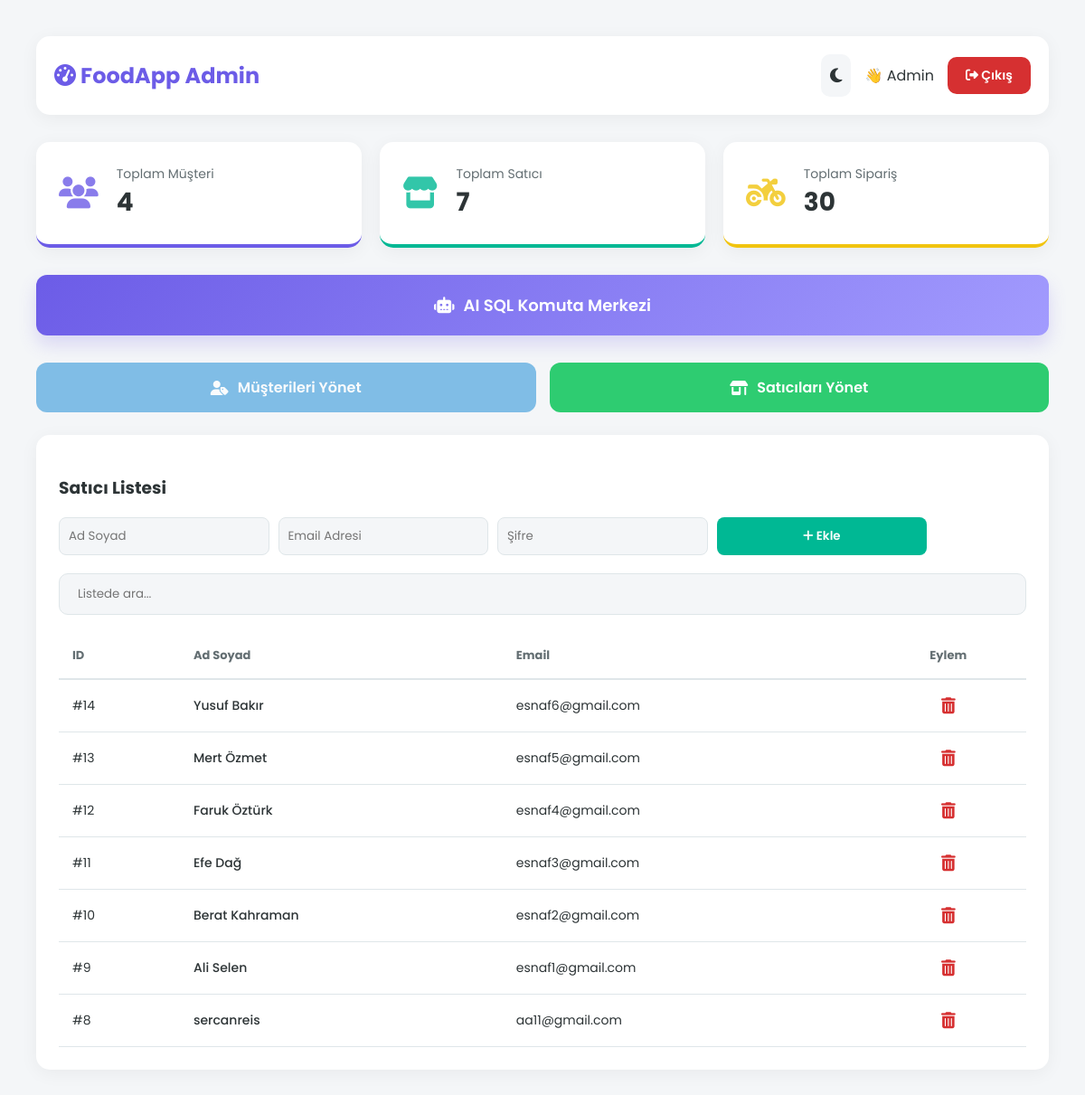
The page /admin/dashboard.php?tab=sellers (signed in) on the database its author committed.
### tables this page shows
CREATE TABLE `users` (
  `id` int(11) NOT NULL,
  `fullname` varchar(100) NOT NULL,
  `email` varchar(100) NOT NULL,
  `password` varchar(255) NOT NULL,
  `role` enum('admin','seller','customer') NOT NULL,
  `created_at` timestamp NOT NULL DEFAULT current_timestamp(),
  `profile_image` varchar(255) DEFAULT NULL
);

### admin/dashboard.php (the view, shortened to what this page needs)
<?php
include "../db.php";
$tab = $_GET['tab'] ?? 'customers';
$customer_count = mysqli_fetch_row(mysqli_query($conn, "SELECT COUNT(*) FROM users WHERE role='customer'"))[0];
$seller_count = mysqli_fetch_row(mysqli_query($conn, "SELECT COUNT(*) FROM users WHERE role='seller'"))[0];
$order_count = 0;
if (mysqli_query($conn, "SHOW TABLES LIKE 'orders'")->num_rows) {
    $order_count = mysqli_fetch_row(mysqli_query($conn, "SELECT COUNT(*) FROM orders"))[0];
}
$customers = mysqli_query($conn, "SELECT * FROM users WHERE role='customer' ORDER BY id DESC");
$sellers   = mysqli_query($conn, "SELECT * FROM users WHERE role='seller' ORDER BY id DESC");
?>
<!DOCTYPE html>
<html lang="tr">
<head>
    <link rel="stylesheet" href="https://cdnjs.cloudflare.com/ajax/libs/font-awesome/6.5.1/css/all.min.css">
</head>
<body class="<?= $_COOKIE['theme'] === 'dark' ? 'dark-mode' : '' ?>">
<div class="container">
    <div class="topbar">
        <div class="topbar-title"><i class="fa-solid fa-gauge-high"></i> FoodApp Admin</div>
        <div class="header-actions">
            <button class="theme-btn" onclick="toggleTheme()">
                <i class="fa-solid <?= $_COOKIE['theme'] === 'dark' ? 'fa-sun' : 'fa-moon' ?>"></i>
            </button>
            <span>👋 <?= htmlspecialchars($_SESSION['fullname'] ?? 'Admin'); ?></span>
            <a href="logout.php" class="logout-btn"><i class="fa-solid fa-right-from-bracket"></i> Çıkış</a>
        </div>
    </div>
    <div class="stats">
        <div class="stat-box">
            <i class="fa-solid fa-users"></i>
            <div>
                <div class="stat-label">Toplam Müşteri</div>
                <div class="stat-value"><?= $customer_count; ?></div>
            </div>
        </div>
        <div class="stat-box" style="border-color: var(--secondary);">
            <i class="fa-solid fa-store" style="color: var(--secondary);"></i>
            <div>
                <div class="stat-label">Toplam Satıcı</div>
                <div class="stat-value"><?= $seller_count; ?></div>
            </div>
        </div>
        <div class="stat-box" style="border-color: #f1c40f;">
            <i class="fa-solid fa-motorcycle" style="color: #f1c40f;"></i>
            <div>
                <div class="stat-label">Toplam Sipariş</div>
                <div class="stat-value"><?= $order_count; ?></div>
            </div>
        </div>
    </div>
    <a href="ai_panel.php" class="tab-btn ai-panel-btn">
        <i class="fa-solid fa-robot"></i> AI SQL Komuta Merkezi
    </a>
    <div class="action-row">
        <a href="?tab=customers" class="tab-btn" style="background: #3498db; opacity: <?= $tab==='customers' ? '1' : '0.6' ?>">
            <i class="fa-solid fa-user-tag"></i> Müşterileri Yönet
        </a>
        <a href="?tab=sellers" class="tab-btn" style="background: #2ecc71; opacity: <?= $tab==='sellers' ? '1' : '0.6' ?>">
            <i class="fa-solid fa-shop"></i> Satıcıları Yönet
        </a>
    </div>
    <div class="card">
        <h3><?= $tab === 'customers' ? 'Müşteri Listesi' : 'Satıcı Listesi' ?></h3>
        <form method="POST" action="user_action.php" class="inline-form">
            <input name="fullname" placeholder="Ad Soyad" required>
            <input name="email" type="email" placeholder="Email Adresi" required>
            <input name="password" type="password" placeholder="Şifre" required>
            <button name="add"><i class="fa-solid fa-plus"></i> Ekle</button>
        </form>
        <div class="search-box">
            <input type="text" id="liveSearch" placeholder="Listede ara..." onkeyup="filterTable()">
        </div>
        <table id="mainTable">
            <thead>
                <tr>
                    <th>ID</th>
                    <th>Ad Soyad</th>
                    <th>Email</th>
                    <th style="text-align: center;">Eylem</th>
                </tr>
            </thead>
            <tbody>
                <?php
                $active_list = ($tab === 'customers') ? $customers : $sellers;
                while ($u = mysqli_fetch_assoc($active_list)):
                ?>
                <tr>
                    <td>#<?= $u['id'] ?></td>
                    <td style="font-weight: 500;"><?= htmlspecialchars($u['fullname']) ?></td>
                    <td><?= htmlspecialchars($u['email']) ?></td>
                    <td style="text-align: center;">
                        <a class="delete-btn" href="user_action.php?delete=<?= $u['id'] ?>" onclick="return confirm('Silinsin mi?')">
                            <i class="fa-solid fa-trash-can"></i>
                        </a>
                    </td>
                </tr>
                <?php endwhile; ?>
            </tbody>
        </table>
    </div>
</div>
</body>
</html>

### admin/dashboard.php (style rules this page uses)
:root { --bg-color: #f4f6f8; --card-bg: #ffffff; --text-main: #2d3436; --text-sub: #636e72; --primary: #6c5ce7; --secondary: #00b894; --danger: #d63031; --border: #dfe6e9; }
* { box-sizing: border-box; font-family: 'Poppins', sans-serif; transition: all 0.3s ease; }
body { background: var(--bg-color); margin: 0; padding: 40px; color: var(--text-main); }
.container { max-width: 1200px; margin: auto; }
.topbar { display: flex; justify-content: space-between; align-items: center; margin-bottom: 30px; background: var(--card-bg); padding: 20px; border-radius: 15px; box-shadow: 0 4px 20px rgba(0,0,0,0.05); }
.topbar-title { font-size: 24px; font-weight: 700; color: var(--primary); }
.header-actions { display: flex; align-items: center; gap: 15px; }
.theme-btn { background: var(--bg-color); border: none; padding: 10px; border-radius: 10px; cursor: pointer; color: var(--text-main); font-size: 18px; }
.logout-btn { background: var(--danger); color: white; padding: 10px 20px; border-radius: 10px; text-decoration: none; font-weight: 600; font-size: 14px; }
.stats { display: grid; grid-template-columns: repeat(auto-fit, minmax(250px, 1fr)); gap: 20px; margin-bottom: 30px; }
.stat-box { background: var(--card-bg); padding: 25px; border-radius: 15px; box-shadow: 0 4px 20px rgba(0,0,0,0.05); border-bottom: 4px solid var(--primary); display: flex; align-items: center; gap: 20px; }
.stat-box i { font-size: 35px; color: var(--primary); opacity: 0.8; }
.stat-label { font-size: 14px; color: var(--text-sub); }
.stat-value { font-size: 28px; font-weight: 700; }
.action-row { display: flex; gap: 15px; margin-bottom: 25px; }
.tab-btn { flex: 1; padding: 15px; border-radius: 12px; text-decoration: none; text-align: center; font-weight: 600; color: white; display: flex; align-items: center; justify-content: center; gap: 10px; }
.ai-panel-btn { background: linear-gradient(135deg, #6c5ce7, #a29bfe); width: 100%; margin-bottom: 30px; padding: 20px; font-size: 18px; box-shadow: 0 10px 20px rgba(108, 92, 231, 0.2); }
.card { background: var(--card-bg); padding: 25px; border-radius: 15px; box-shadow: 0 4px 20px rgba(0,0,0,0.05); }
.search-box input { width: 100%; padding: 12px 20px; border-radius: 10px; border: 1px solid var(--border); background: var(--bg-color); color: var(--text-main); margin-bottom: 20px; }
table { width: 100%; border-collapse: collapse; }
th { text-align: left; padding: 15px; color: var(--text-sub); font-size: 13px; border-bottom: 2px solid var(--border); }
td { padding: 15px; border-bottom: 1px solid var(--border); font-size: 14px; }
.delete-btn { color: var(--danger); font-size: 18px; }
.inline-form { display: grid; grid-template-columns: repeat(auto-fit, minmax(150px, 1fr)) 100px; gap: 10px; margin-bottom: 20px; }
.inline-form input { padding: 10px; border-radius: 8px; border: 1px solid var(--border); background: var(--bg-color); color: var(--text-main); }
.inline-form button { background: var(--secondary); color: white; border: none; border-radius: 8px; cursor: pointer; font-weight: 600; }
.card { animation: fadeIn 0.5s ease; }

### rows shown on the page
users: id "14", fullname "Yusuf Bakır", email "esnaf6@gmail.com"
users: id "13", fullname "Mert Özmet", email "esnaf5@gmail.com"
users: id "12", fullname "Faruk Öztürk", email "esnaf4@gmail.com"
users: id "11", fullname "Efe Dağ", email "esnaf3@gmail.com"
users: id "10", fullname "Berat Kahraman", email "esnaf2@gmail.com"
users: id "9", fullname "Ali Selen", email "esnaf1@gmail.com"
users: id "8", fullname "sercanreis", email "aa11@gmail.com"

### other values the page prints
$_SESSION['fullname'] "Admin"
$customer_count "4"
$seller_count "7"
$order_count "30"
